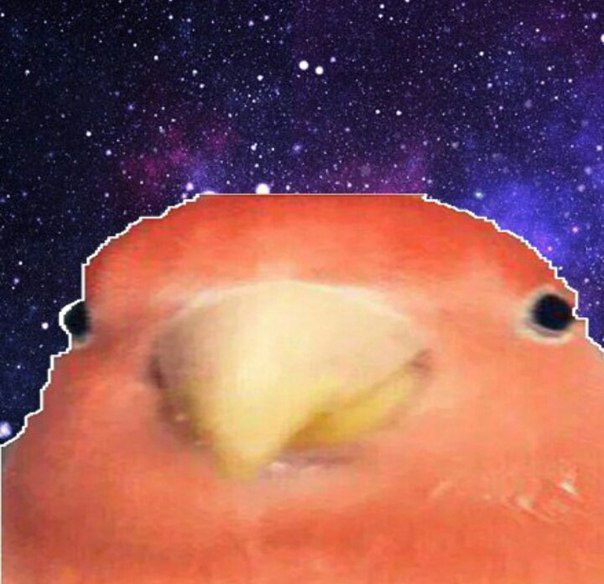
#> input picture pepuk.jpg, 604 x 584 px
$ jupyter execute lab_3.ipynb   (older library calls are emulated)
#> lines starting #> are read from the running program, lines starting #| are printed output that depends on the picture
# ЛР №3

Вариант 5
Студент: Геворкян Д.Ф.

[cell 1]
import cv2
import numpy as np
import matplotlib.pyplot as plt
import random

[cell 2]
image = cv2.imread('pepuk.jpg')
#> image is the input picture: shape (584, 604, 3); mean B, G, R 88.9, 91.4, 149.1
image_rgb = cv2.cvtColor(image, cv2.COLOR_BGR2RGB)

gray_image = cv2.cvtColor(image, cv2.COLOR_BGR2GRAY)

# Гауссов шум
mean = 0
var = 100
sigma = var ** 0.5
gaussian = np.random.normal(mean, sigma, gray_image.shape).reshape(gray_image.shape)
noisy_gaussian = cv2.add(gray_image, gaussian.astype(np.uint8))

s_vs_p = 0.5  # соотношение соли и перца
amount = 0.04  # общая доля зашумленных пикселей
noisy_salt_pepper = np.copy(gray_image)

num_salt = np.ceil(amount * gray_image.size * s_vs_p).astype(int)
salt_coords = tuple(
    [np.random.randint(0, dim, num_salt) for dim in gray_image.shape]
)
noisy_salt_pepper[salt_coords] = 255

num_pepper = np.ceil(amount * gray_image.size * (1. - s_vs_p)).astype(int)
pepper_coords = tuple(
    [np.random.randint(0, dim, num_pepper) for dim in gray_image.shape]
)
noisy_salt_pepper[pepper_coords] = 0
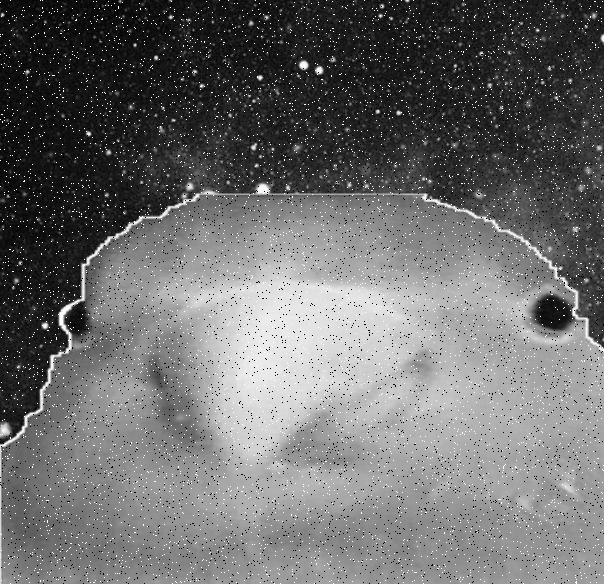
#> noisy_salt_pepper: shape (584, 604); min 0, max 255, mean 109.1

hist_gray = cv2.calcHist([gray_image], [0], None, [256], [0, 256])
#> hist_gray = 256 values, max 4208 at index 25, min 0 at index 0, mean 1377.9
hist_gaussian = cv2.calcHist([noisy_gaussian], [0], None, [256], [0, 256])
#> hist_gaussian = 256 values, max 160681 at index 255, min 0 at index 0, mean 1377.9
hist_salt_pepper = cv2.calcHist([noisy_salt_pepper], [0], None, [256], [0, 256])
#> hist_salt_pepper = 256 values, max 6977 at index 0, min 2 at index 1, mean 1377.9

plt.figure(figsize=(15, 10))

plt.subplot(4, 2, 1)
plt.imshow(image_rgb)
plt.title('Исходное(полноцветное) изображение')
plt.axis('off')

plt.subplot(4, 2, 2)
plt.axis('off')

plt.subplot(4, 2, 3)
plt.imshow(gray_image, cmap='gray')
plt.title('Полутоновое изображение')
plt.axis('off')

plt.subplot(4, 2, 4)
plt.plot(hist_gray, color='black')
plt.title('Гистограмма полутонового изображения')
plt.xlim([0, 256])

plt.subplot(4, 2, 5)
plt.imshow(noisy_gaussian, cmap='gray')
plt.title('Изображение с гауссовым шумом')
plt.axis('off')

plt.subplot(4, 2, 6)
plt.plot(hist_gaussian, color='black')
plt.title('Гистограмма гауссова шума')
plt.xlim([0, 256])

plt.subplot(4, 2, 7)
plt.imshow(noisy_salt_pepper, cmap='gray')
plt.title('Зашумленное изображение(соль-перец)')
plt.axis('off')

plt.subplot(4, 2, 8)
plt.plot(hist_salt_pepper, color='black')
plt.title('Гистограмма соль-перец')
plt.xlim([0, 256])

plt.tight_layout()
plt.show()

[cell 3]
image = cv2.imread('pepuk.jpg')
image_rgb = cv2.cvtColor(image, cv2.COLOR_BGR2RGB)

# Преобразование в полутоновое изображение
gray_image = cv2.cvtColor(image, cv2.COLOR_BGR2GRAY)

# Добавление гауссова шума
mean = 0
var = 100
sigma = var ** 0.5
gaussian = np.random.normal(mean, sigma, gray_image.shape).reshape(gray_image.shape)
noisy_gaussian = cv2.add(gray_image, gaussian.astype(np.uint8))

# Добавление шума "соль-перец"
s_vs_p = 0.5  # соотношение соли и перца
amount = 0.04  # доля зашумленных пикселей
noisy_salt_pepper = np.copy(gray_image)

# Добавление "соли" (белые точки)
num_salt = np.ceil(amount * gray_image.size * s_vs_p).astype(int)
salt_coords = tuple([np.random.randint(0, dim, num_salt) for dim in gray_image.shape])
noisy_salt_pepper[salt_coords] = 255

# Добавление "перца" (черные точки)
num_pepper = np.ceil(amount * gray_image.size * (1. - s_vs_p)).astype(int)
pepper_coords = tuple([np.random.randint(0, dim, num_pepper) for dim in gray_image.shape])
noisy_salt_pepper[pepper_coords] = 0

# Применение медианного фильтра 3x3
median_filtered_salt_pepper = cv2.medianBlur(noisy_salt_pepper, 3)
median_filtered_gaussian = cv2.medianBlur(noisy_gaussian, 3)
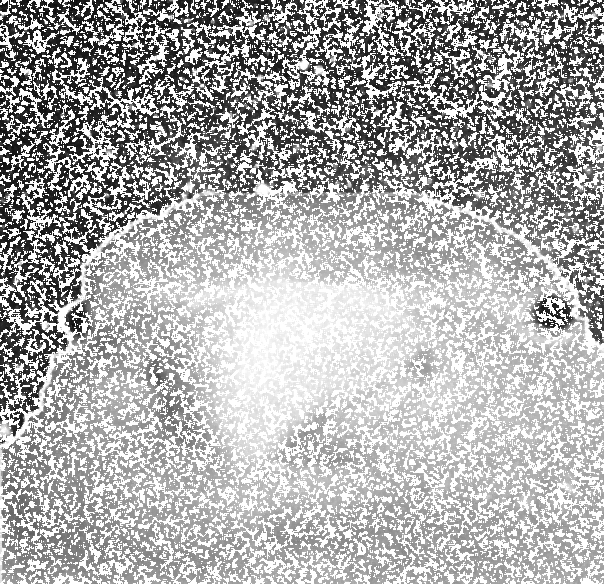
#> median_filtered_gaussian: shape (584, 604); min 12, max 255, mean 175.3

# Создание гистограмм
hist_gray = cv2.calcHist([gray_image], [0], None, [256], [0, 256])
hist_salt_pepper = cv2.calcHist([noisy_salt_pepper], [0], None, [256], [0, 256])
#> hist_salt_pepper = 256 values, max 6978 at index 0, min 2 at index 1, mean 1377.9
hist_gaussian = cv2.calcHist([noisy_gaussian], [0], None, [256], [0, 256])
#> hist_gaussian = 256 values, max 160280 at index 255, min 0 at index 0, mean 1377.9
hist_median_sp = cv2.calcHist([median_filtered_salt_pepper], [0], None, [256], [0, 256])
#> hist_median_sp = 256 values, max 4614 at index 25, min 0 at index 0, mean 1377.9
hist_median_gauss = cv2.calcHist([median_filtered_gaussian], [0], None, [256], [0, 256])
#> hist_median_gauss = 256 values, max 138172 at index 255, min 0 at index 0, mean 1377.9

# Настройка графиков
plt.figure(figsize=(15, 12))

# 1. Оригинальное полутоновое изображение
plt.subplot(4, 3, 1)
plt.imshow(gray_image, cmap='gray')
plt.title('1. Исходное полутоновое изображение')
plt.axis('off')

# 2. Гистограмма оригинала
plt.subplot(4, 3, 2)
plt.plot(hist_gray, color='black')
plt.title('2. Гистограмма оригинала')
plt.xlim([0, 256])

# 3. Пустое место (для выравнивания)
plt.subplot(4, 3, 3)
plt.axis('off')

# 4. Изображение с шумом "соль-перец"
plt.subplot(4, 3, 4)
plt.imshow(noisy_salt_pepper, cmap='gray')
plt.title('3. С шумом "соль-перец"')
plt.axis('off')

# 5. Гистограмма с шумом "соль-перец"
plt.subplot(4, 3, 5)
plt.plot(hist_salt_pepper, color='black')
plt.title('4. Гистограмма с шумом "соль-перец"')
plt.xlim([0, 256])

# 6. Результат медианной фильтрации ("соль-перец")
plt.subplot(4, 3, 6)
plt.imshow(median_filtered_salt_pepper, cmap='gray')
plt.title('5. После медианного фильтра (3x3)')
plt.axis('off')

# 7. Изображение с гауссовым шумом
plt.subplot(4, 3, 7)
plt.imshow(noisy_gaussian, cmap='gray')
plt.title('6. С гауссовым шумом')
plt.axis('off')

# 8. Гистограмма с гауссовым шумом
plt.subplot(4, 3, 8)
plt.plot(hist_gaussian, color='black')
plt.title('7. Гистограмма с гауссовым шумом')
plt.xlim([0, 256])

# 9. Результат медианной фильтрации (гауссов шум)
plt.subplot(4, 3, 9)
plt.imshow(median_filtered_gaussian, cmap='gray')
plt.title('8. После медианного фильтра (3x3)')
plt.axis('off')

# 10. Гистограмма после фильтра ("соль-перец")
plt.subplot(4, 3, 10)
plt.plot(hist_median_sp, color='black')
plt.title('9. Гистограмма после фильтра ("соль-перец")')
plt.xlim([0, 256])

# 11. Гистограмма после фильтра (гауссов шум)
plt.subplot(4, 3, 11)
plt.plot(hist_median_gauss, color='black')
plt.title('10. Гистограмма после фильтра (гауссов шум)')
plt.xlim([0, 256])

plt.tight_layout()
plt.show()

[cell 4]
image = cv2.imread('pepuk.jpg')
image_rgb = cv2.cvtColor(image, cv2.COLOR_BGR2RGB)
gray_image = cv2.cvtColor(image, cv2.COLOR_BGR2GRAY)

# Создание шумов (код из предыдущих заданий)
# Гауссов шум
mean, var = 0, 100
sigma = var ** 0.5
gaussian = np.random.normal(mean, sigma, gray_image.shape).reshape(gray_image.shape)
noisy_gaussian = cv2.add(gray_image, gaussian.astype(np.uint8))

# Шум "соль-перец"
s_vs_p, amount = 0.5, 0.04
noisy_salt_pepper = np.copy(gray_image)
num_salt = np.ceil(amount * gray_image.size * s_vs_p).astype(int)
salt_coords = tuple([np.random.randint(0, dim, num_salt) for dim in gray_image.shape])
noisy_salt_pepper[salt_coords] = 255
num_pepper = np.ceil(amount * gray_image.size * (1. - s_vs_p)).astype(int)
pepper_coords = tuple([np.random.randint(0, dim, num_pepper) for dim in gray_image.shape])
noisy_salt_pepper[pepper_coords] = 0

# Заданный НЧ-фильтр 3x3
kernel = np.array([
    [1, 1, 1],
    [1, 2, 1],
    [1, 1, 1]
], dtype=np.float32) / 10  # Нормировка

# Применение фильтра
filtered_salt_pepper = cv2.filter2D(noisy_salt_pepper, -1, kernel)
filtered_gaussian = cv2.filter2D(noisy_gaussian, -1, kernel)
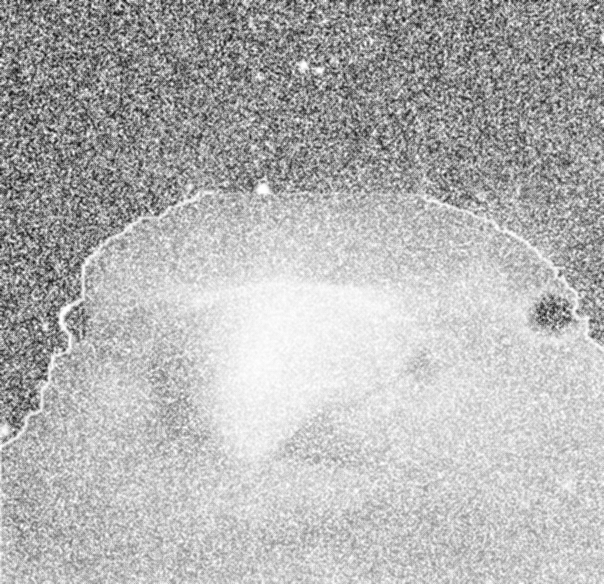
#> filtered_gaussian: shape (584, 604); min 13, max 255, mean 179.5

# Создание гистограмм
hist_original = cv2.calcHist([gray_image], [0], None, [256], [0, 256])
#> hist_original has the same summary as hist_gray
hist_sp = cv2.calcHist([noisy_salt_pepper], [0], None, [256], [0, 256])
#> hist_sp = 256 values, max 6989 at index 0, min 2 at index 1, mean 1377.9
hist_gauss = cv2.calcHist([noisy_gaussian], [0], None, [256], [0, 256])
#> hist_gauss = 256 values, max 160639 at index 255, min 0 at index 0, mean 1377.9
hist_filtered_sp = cv2.calcHist([filtered_salt_pepper], [0], None, [256], [0, 256])
#> hist_filtered_sp = 256 values, max 3910 at index 26, min 0 at index 0, mean 1377.9
hist_filtered_gauss = cv2.calcHist([filtered_gaussian], [0], None, [256], [0, 256])
#> hist_filtered_gauss = 256 values, max 4433 at index 214, min 0 at index 0, mean 1377.9

# Отображение результатов
plt.figure(figsize=(15, 10))

# Исходное изображение
plt.subplot(3, 3, 1)
plt.imshow(gray_image, cmap='gray')
plt.title('1. Исходное изображение')
plt.axis('off')

# С шумом "соль-перец"
plt.subplot(3, 3, 2)
plt.imshow(noisy_salt_pepper, cmap='gray')
plt.title('2. Шум "соль-перец"')
plt.axis('off')

# После НЧ-фильтра ("соль-перец")
plt.subplot(3, 3, 3)
plt.imshow(filtered_salt_pepper, cmap='gray')
plt.title('3. После НЧ-фильтра')
plt.axis('off')

# Гистограмма (соль-перец)
plt.subplot(3, 3, 4)
plt.plot(hist_sp, color='black')
plt.title('4. Гистограмма с шумом')
plt.xlim([0, 256])

# Гистограмма (после фильтра)
plt.subplot(3, 3, 5)
plt.plot(hist_filtered_sp, color='black')
plt.title('5. Гистограмма после фильтра')
plt.xlim([0, 256])

# С гауссовым шумом
plt.subplot(3, 3, 6)
plt.imshow(noisy_gaussian, cmap='gray')
plt.title('6. Гауссов шум')
plt.axis('off')

# После НЧ-фильтра (гауссов шум)
plt.subplot(3, 3, 7)
plt.imshow(filtered_gaussian, cmap='gray')
plt.title('7. После НЧ-фильтра')
plt.axis('off')

# Гистограмма (гауссов шум)
plt.subplot(3, 3, 8)
plt.plot(hist_gauss, color='black')
plt.title('8. Гистограмма с шумом')
plt.xlim([0, 256])

# Гистограмма (после фильтра)
plt.subplot(3, 3, 9)
plt.plot(hist_filtered_gauss, color='black')
plt.title('9. Гистограмма после фильтра')
plt.xlim([0, 256])

plt.tight_layout()
plt.show()

[cell 5]
image = cv2.imread('pepuk.jpg')
gray_image = cv2.cvtColor(image, cv2.COLOR_BGR2GRAY)

# Создание зашумленных изображений
# Гауссов шум
gaussian_noise = np.random.normal(0, 20, gray_image.shape).astype(np.uint8)
noisy_gaussian = cv2.add(gray_image, gaussian_noise)
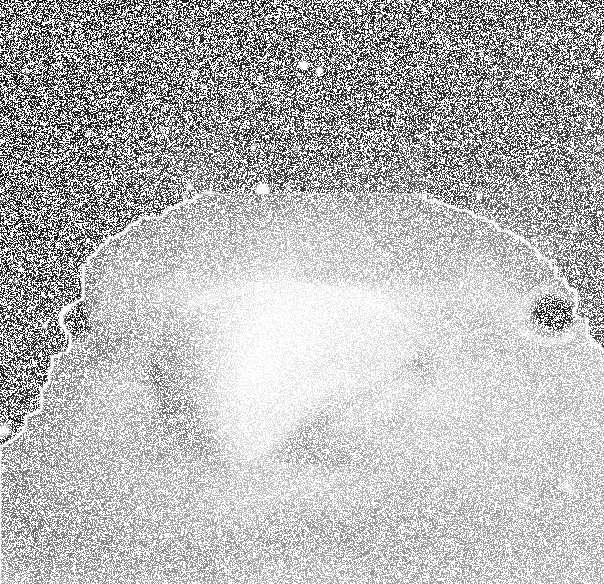
#> noisy_gaussian: shape (584, 604); min 2, max 255, mean 186

# Шум "соль-перец"
noisy_salt_pepper = np.copy(gray_image)
salt_pepper_prob = 0.05
salt = np.random.rand(*gray_image.shape) < salt_pepper_prob/2
pepper = np.random.rand(*gray_image.shape) < salt_pepper_prob/2
noisy_salt_pepper[salt] = 255
noisy_salt_pepper[pepper] = 0

# Выбор ядра лапласиана (оба варианта дают аналогичный результат)
laplacian_kernel = np.array([[1, 1, 1],
                             [1, -8, 1],
                             [1, 1, 1]], dtype=np.float32) / 10

# Функция для повышения резкости
def sharpen_image(img, kernel, alpha=1.0):
#> called with kernel = array of shape (3, 3), alpha = 1
    laplacian = cv2.filter2D(img, cv2.CV_32F, kernel)
    sharpened = img - alpha * laplacian
    return np.clip(sharpened, 0, 255).astype(np.uint8)

# Применение фильтра ко всем изображениям
sharp_original = sharpen_image(gray_image, laplacian_kernel)
sharp_gaussian = sharpen_image(noisy_gaussian, laplacian_kernel)
#> call 2 of sharpen_image, with kernel = array of shape (3, 3), alpha = 1
#> in sharpen_image (call 2), `return np.clip(sharpened, 0, 255).astype(np.uint8)`:
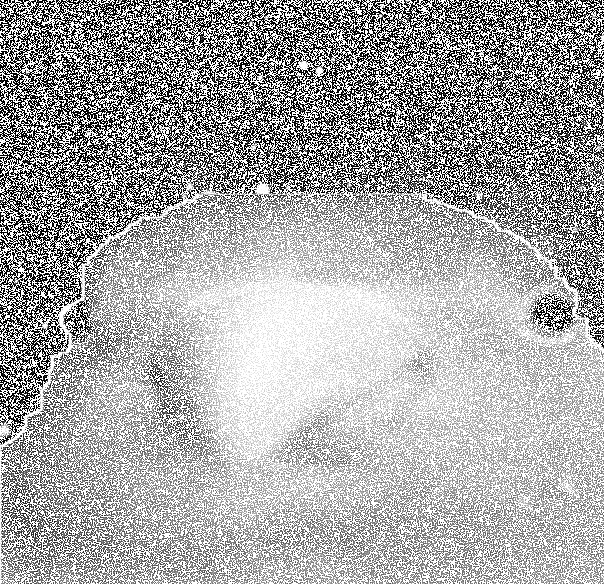
#> returned value: shape (584, 604); min 0, max 255, mean 167.5
sharp_salt_pepper = sharpen_image(noisy_salt_pepper, laplacian_kernel)
#> call 3 of sharpen_image, with kernel = array of shape (3, 3), alpha = 1
#> in sharpen_image (call 3), `laplacian = cv2.filter2D(img, cv2.CV_32F, kernel)`:
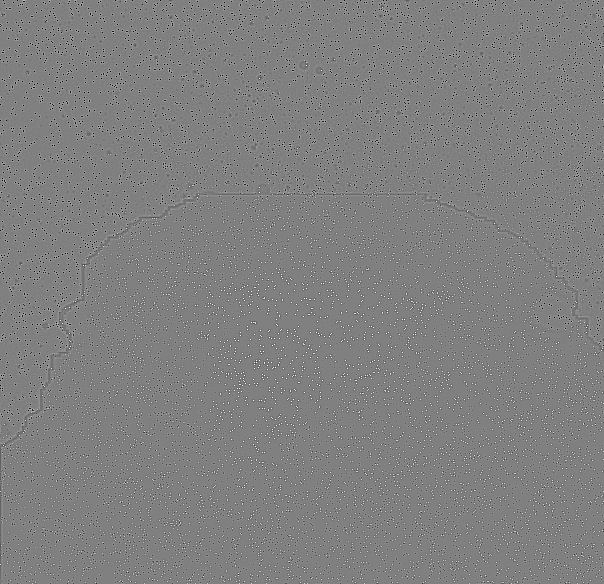
#> laplacian: shape (584, 604) float32; min -198.3, max 196.1, mean 0; drawn with min black and max white

# Создание графиков
plt.figure(figsize=(15, 10))

# Исходное изображение
plt.subplot(3, 3, 1)
plt.imshow(gray_image, cmap='gray')
plt.title('1. Исходное изображение')
plt.axis('off')

plt.subplot(3, 3, 2)
plt.imshow(sharp_original, cmap='gray')
plt.title('2. Повышенная резкость')
plt.axis('off')

# Гауссов шум
plt.subplot(3, 3, 3)
plt.imshow(noisy_gaussian, cmap='gray')
plt.title('3. Гауссов шум')
plt.axis('off')

plt.subplot(3, 3, 4)
plt.imshow(sharp_gaussian, cmap='gray')
plt.title('4. Резкость + гауссов шум')
plt.axis('off')

# Шум "соль-перец"
plt.subplot(3, 3, 5)
plt.imshow(noisy_salt_pepper, cmap='gray')
plt.title('5. Шум "соль-перец"')
plt.axis('off')

plt.subplot(3, 3, 6)
plt.imshow(sharp_salt_pepper, cmap='gray')
plt.title('6. Резкость + "соль-перец"')
plt.axis('off')

# Гистограммы
plt.subplot(3, 3, 7)
plt.hist(gray_image.ravel(), 256, [0, 256], color='black')
plt.title('7. Гистограмма исходного')

plt.subplot(3, 3, 8)
plt.hist(sharp_gaussian.ravel(), 256, [0, 256], color='black')
plt.title('8. Гистограмма с гауссовым шумом')

plt.subplot(3, 3, 9)
plt.hist(sharp_salt_pepper.ravel(), 256, [0, 256], color='black')
plt.title('9. Гистограмма "соль-перец"')

plt.tight_layout()
plt.show()

[cell 6]
# 1. Функция добавления сложного шума
def add_complex_noise(image, noise_percent=0.15):
#> called with noise_percent = 0.15
    noisy_image = image.copy()
    h, w = image.shape
    num_pixels = int(h * w * noise_percent)

    for _ in range(num_pixels):
        y, x = random.randint(0, h - 1), random.randint(0, w - 1)
        choice = random.choice([1, 2, 3])

        if choice == 1:  # Негатив
            noisy_image[y, x] = 255 - noisy_image[y, x]
        elif choice == 2:  # Сдвиг на половину шкалы
            noisy_image[y, x] = np.uint8((int(noisy_image[y, x]) + 128) % 256)
        else:  # Случайное значение
            noisy_image[y, x] = random.randint(0, 255)
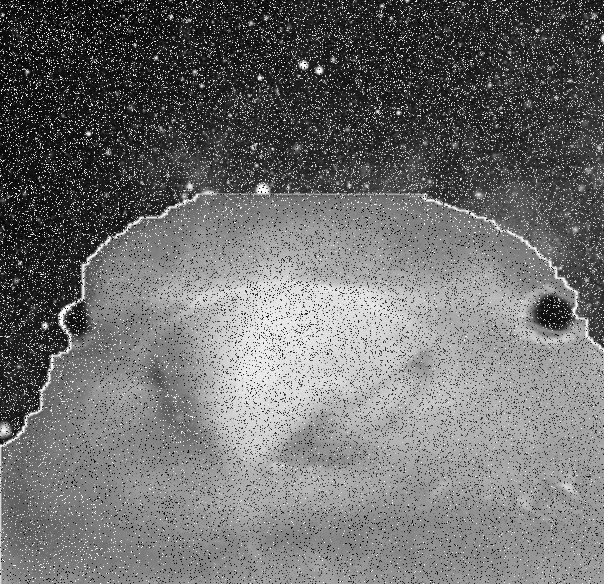
#> noisy_image: shape (584, 604); min 0, max 255, mean 111

    return noisy_image


# 2. Функции фильтрации
def low_pass_filter(image):
    kernel = np.array([
        [1, 1, 1],
        [1, 2, 1],
        [1, 1, 1]
    ], dtype=np.float32) / 10
    return cv2.filter2D(image, -1, kernel)

def median_filter(image):
    return cv2.medianBlur(image, 3)

# 3. Функция повышения резкости
def sharpen_image(image):
    image_f32 = image.astype(np.float32)
    laplacian_kernel = np.array([
        [1, 1, 1],
        [1, -8, 1],
        [1, 1, 1]
    ], dtype=np.float32)
    laplacian = cv2.filter2D(image_f32, -1, laplacian_kernel)
    sharpened = image_f32 - 0.5 * laplacian
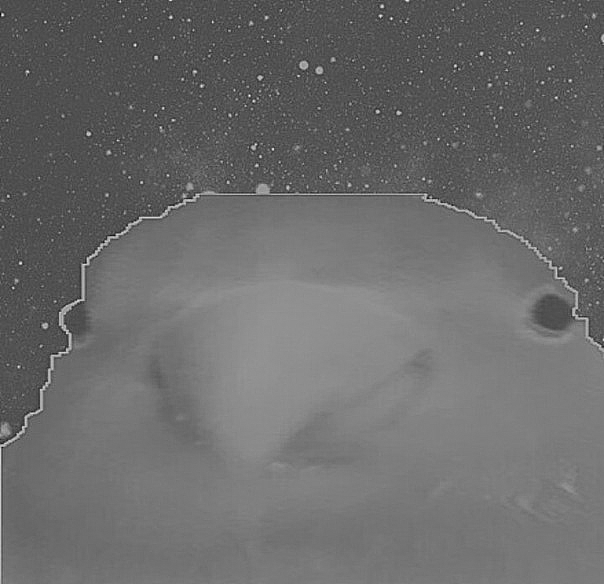
#> sharpened: shape (584, 604) float32; min -244, max 591.5, mean 108.4; drawn with min black and max white
    return np.clip(sharpened, 0, 255).astype(np.uint8)

# Основная программа
def main():
    image = cv2.imread('pepuk.jpg', cv2.IMREAD_GRAYSCALE)

    # Добавление шума
    noisy_image = add_complex_noise(image)

    # Фильтрация
    lpf_filtered = low_pass_filter(noisy_image)
    median_filtered = median_filter(noisy_image)

    # Повышение резкости исходного
    sharp_original = sharpen_image(image)

    plt.figure(figsize=(15, 10))

    # Исходное изображение
    plt.subplot(3, 3, 1)
    plt.imshow(image, cmap='gray')
    plt.title('1. Исходное изображение')
    plt.axis('off')

    # Зашумленное изображение
    plt.subplot(3, 3, 2)
    plt.imshow(noisy_image, cmap='gray')
    plt.title('2. Сложный шум (15% пикселей)')
    plt.axis('off')

    # НЧ-фильтр
    plt.subplot(3, 3, 3)
    plt.imshow(lpf_filtered, cmap='gray')
    plt.title('3. После НЧ-фильтра')
    plt.axis('off')

    # Медианный фильтр
    plt.subplot(3, 3, 4)
    plt.imshow(median_filtered, cmap='gray')
    plt.title('4. После медианного фильтра')
    plt.axis('off')

    # Разница между фильтрами
    diff = cv2.absdiff(lpf_filtered, median_filtered)
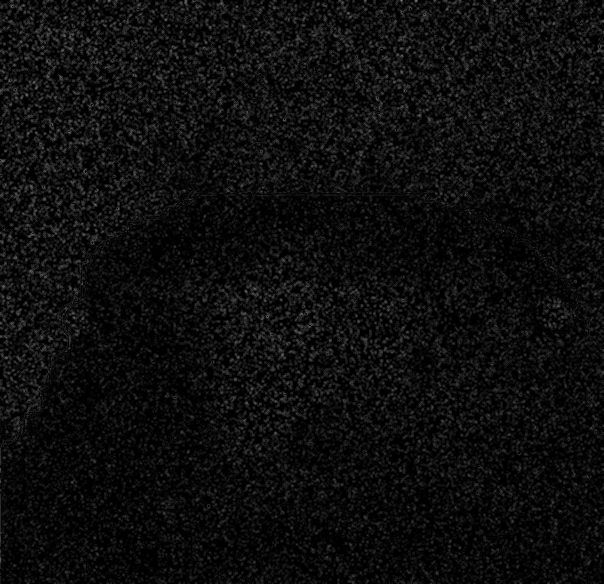
#> diff: shape (584, 604); min 0, max 126, mean 13.6
    plt.subplot(3, 3, 5)
    plt.imshow(diff, cmap='gray')
    plt.title('5. Разница между фильтрами')
    plt.axis('off')

    # Повышение резкости исходного
    plt.subplot(3, 3, 6)
    plt.imshow(sharp_original, cmap='gray')
    plt.title('6. Повышение резкости исходного')
    plt.axis('off')

    plt.subplot(3, 3, 7)
    plt.hist(image.ravel(), 256, [0, 256], color='black')
    plt.title('7. Гистограмма исходного')

    plt.subplot(3, 3, 8)
    plt.hist(noisy_image.ravel(), 256, [0, 256], color='black')
    plt.title('8. Гистограмма с шумом')

    plt.subplot(3, 3, 9)
    plt.hist(sharp_original.ravel(), 256, [0, 256], color='black')
    plt.title('9. Гистограмма после резкости')

    plt.tight_layout()
    plt.show()
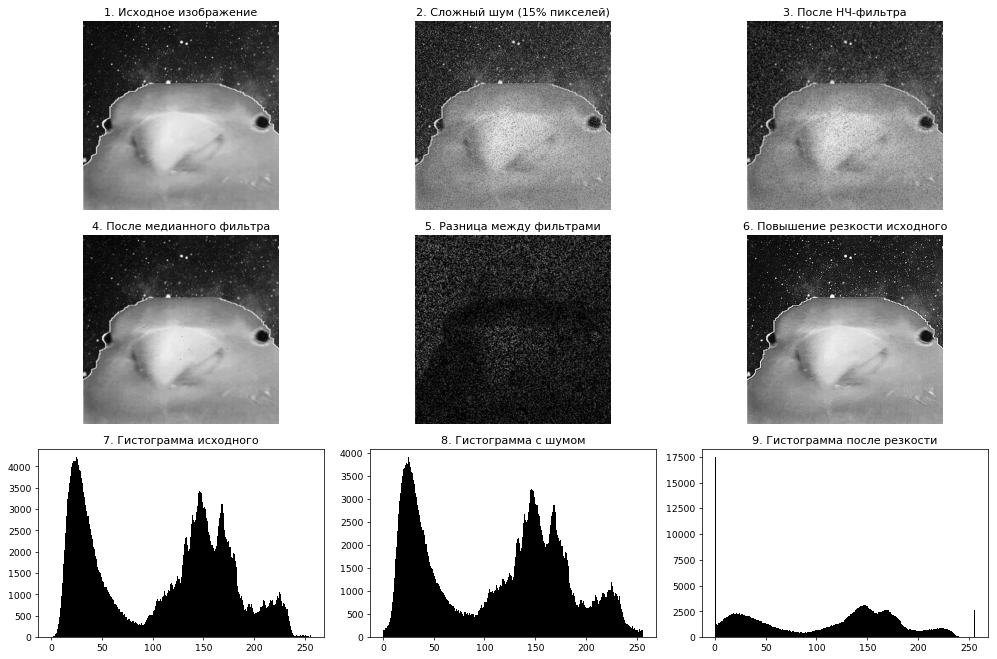
#> figure drawn by matplotlib, 9 panels; panel 7: tallest bar 4208 high, from x = 25 to 26; panel 8: tallest bar 3899 high, from x = 25 to 26; panel 9: tallest bar 17425 high, from x = 0 to 1

main()
